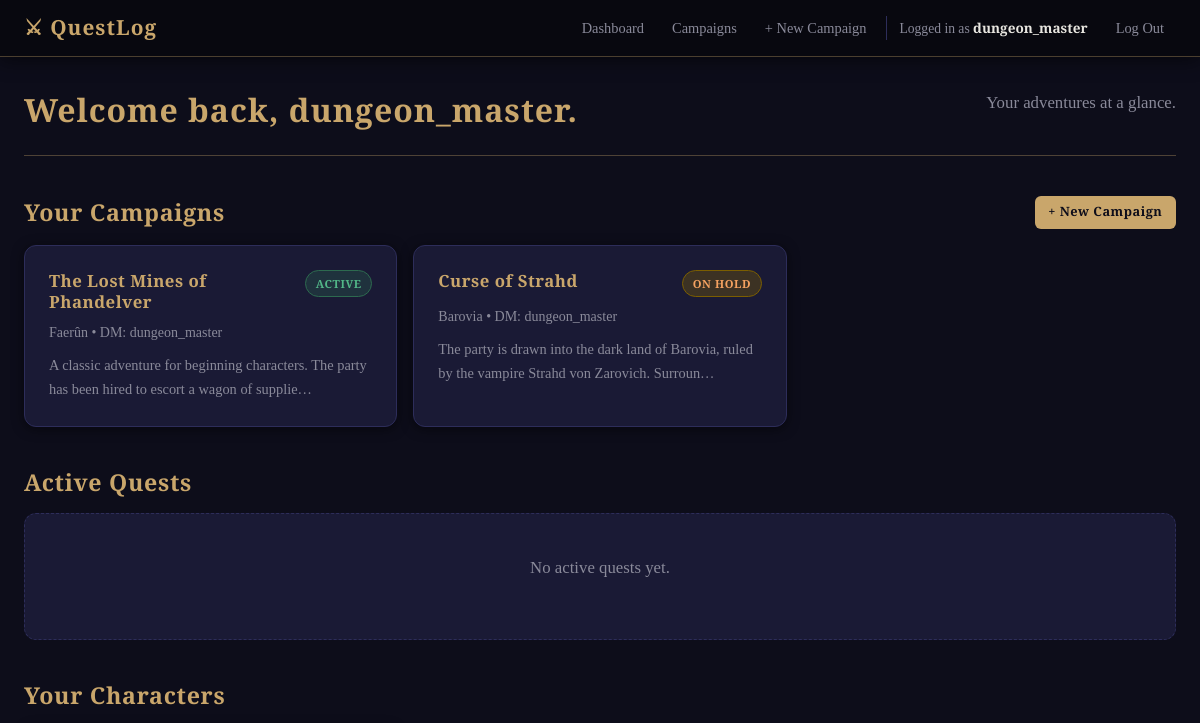
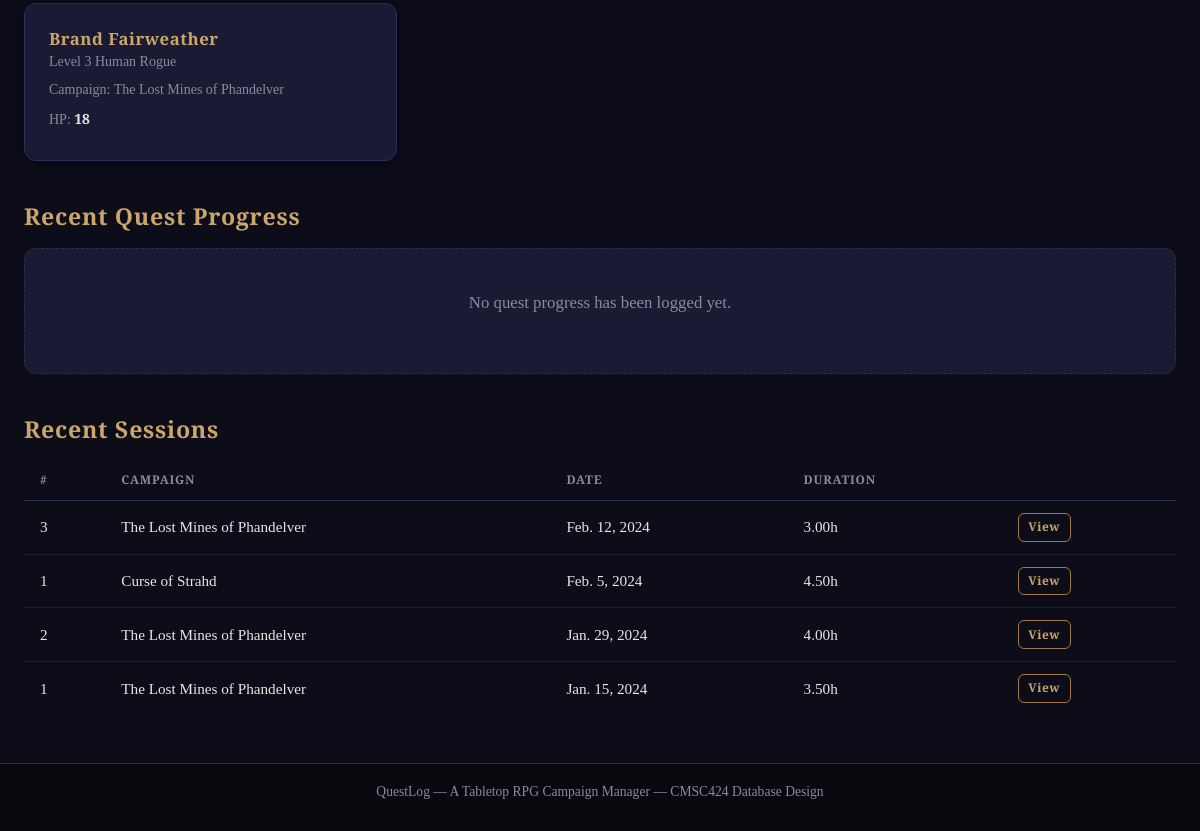
Page / (signed in) on the earlier database version (2 pictures, top to bottom).
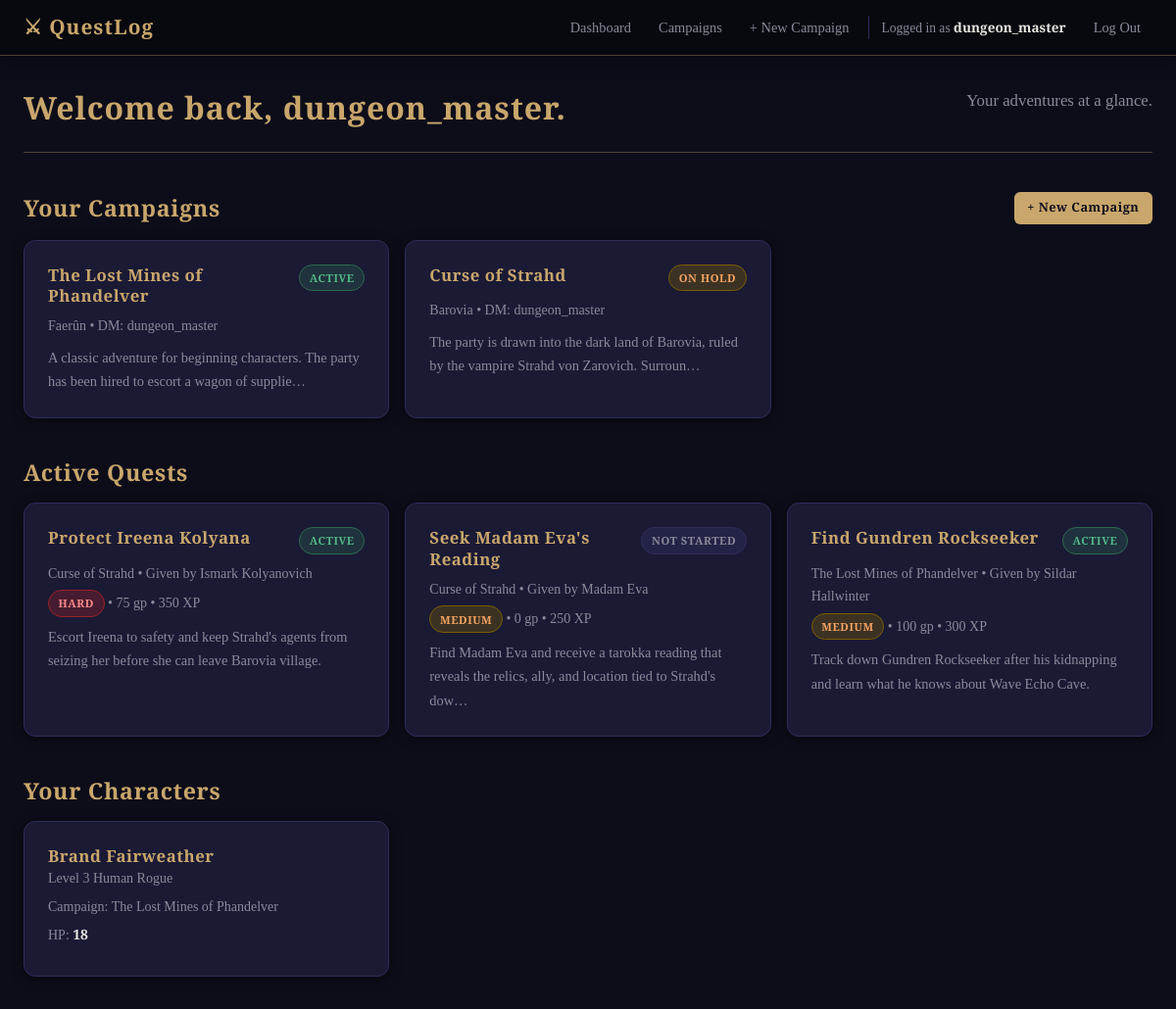
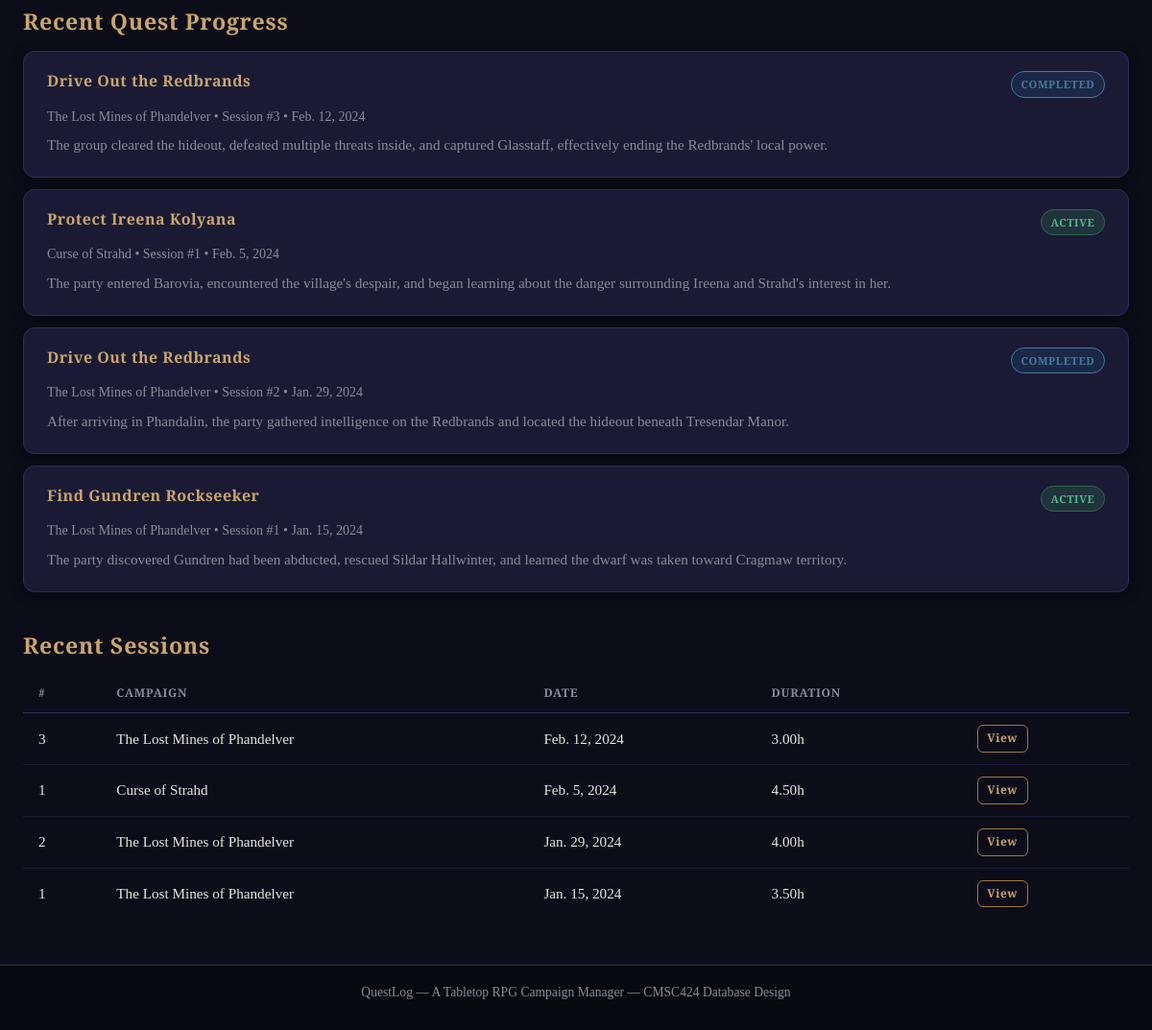
Same page on the later database version (2 pictures, top to bottom).
### campaign_manager/models.py (models this page shows, shortened)
class Campaign(models.Model):
    STATUS_CHOICES = [
        ('active',    'Active'),
        ('completed', 'Completed'),
        ('on_hold',   'On Hold'),
    ]
    name        = models.CharField(max_length=200)
    description = models.TextField(blank=True)
    world_name  = models.CharField(
        max_length=200, blank=True,
        help_text="The name of the setting or fictional world (e.g. Faerûn, Barovia)"
    )
    created_at  = models.DateTimeField(auto_now_add=True)  # Set automatically on creation
    status      = models.CharField(max_length=20, choices=STATUS_CHOICES, default='active')
    dungeon_master = models.ForeignKey(
        User,
        on_delete=models.CASCADE,
        related_name='campaigns_as_dm',
    )
    class Meta:
        ordering = ['-created_at']  # Newest campaigns first

class Character(models.Model):
    RACE_CHOICES = [
        ('human',      'Human'),
        ('elf',        'Elf'),
        ('dwarf',      'Dwarf'),
        ('halfling',   'Halfling'),
        ('gnome',      'Gnome'),
        ('half_elf',   'Half-Elf'),
        ('half_orc',   'Half-Orc'),
        ('tiefling',   'Tiefling'),
        ('dragonborn', 'Dragonborn'),
        ('other',      'Other'),
    ]
    CLASS_CHOICES = [
        ('barbarian', 'Barbarian'),
        ('bard',      'Bard'),
        ('cleric',    'Cleric'),
        ('druid',     'Druid'),
        ('fighter',   'Fighter'),
        ('monk',      'Monk'),
        ('paladin',   'Paladin'),
        ('ranger',    'Ranger'),
        ('rogue',     'Rogue'),
        ('sorcerer',  'Sorcerer'),
        ('warlock',   'Warlock'),
        ('wizard',    'Wizard'),
    ]
    name             = models.CharField(max_length=200)
    race             = models.CharField(max_length=20, choices=RACE_CHOICES, default='human')
    character_class  = models.CharField(max_length=20, choices=CLASS_CHOICES, default='fighter')
    level            = models.IntegerField(default=1)
    hit_points       = models.IntegerField(default=10)
    background_story = models.TextField(blank=True, help_text="Optional backstory for this character")
    campaign = models.ForeignKey(Campaign, on_delete=models.CASCADE, related_name='characters')
    player = models.ForeignKey(User, on_delete=models.CASCADE, related_name='characters')
    class Meta:
        ordering = ['name']

class Session(models.Model):
    session_number = models.IntegerField(
        help_text="Which session this is in the campaign (1, 2, 3, …)"
    )
    date           = models.DateField()
    duration_hours = models.DecimalField(
        max_digits=4, decimal_places=2, null=True, blank=True,
        help_text="How long the session ran, in hours (e.g., 3.5)"
    )
    summary  = models.TextField(blank=True, help_text="Recap notes for this session")
    campaign = models.ForeignKey(Campaign, on_delete=models.CASCADE, related_name='sessions')
    class Meta:
        ordering            = ['campaign', 'session_number']
        unique_together     = ('campaign', 'session_number')  # No duplicate session numbers per campaign

class Quest(models.Model):
    STATUS_CHOICES = [
        ('not_started', 'Not Started'),
        ('active', 'Active'),
        ('completed', 'Completed'),
        ('failed', 'Failed'),
    ]
    DIFFICULTY_CHOICES = [
        ('easy', 'Easy'),
        ('medium', 'Medium'),
        ('hard', 'Hard'),
        ('epic', 'Epic'),
    ]
    name = models.CharField(max_length=200)
    description = models.TextField(blank=True)
    status = models.CharField(max_length=20, choices=STATUS_CHOICES, default='not_started')
    reward_gold = models.IntegerField(default=0)
    reward_xp = models.IntegerField(default=0)
    difficulty = models.CharField(max_length=20, choices=DIFFICULTY_CHOICES, default='medium')
    campaign = models.ForeignKey(Campaign, on_delete=models.CASCADE, related_name='quests')
    given_by = models.ForeignKey(NPC, on_delete=models.CASCADE, related_name='quests_given')
    class Meta:
        ordering = ['campaign', 'name']

class NPC(models.Model):
    name = models.CharField(max_length=200)
    description = models.TextField(blank=True)
    role = models.CharField(max_length=100)
    campaign = models.ForeignKey(Campaign, on_delete=models.CASCADE, related_name='npcs')
    class Meta:
        ordering = ['campaign', 'name']

class SessionQuest(models.Model):
    session = models.ForeignKey(Session, on_delete=models.CASCADE, related_name='session_quests')
    quest = models.ForeignKey(Quest, on_delete=models.CASCADE, related_name='session_logs')
    progress_notes = models.TextField(blank=True)
    class Meta:
        unique_together = ('session', 'quest')

### campaign_manager/views.py (the view)
# urls.py: path('', views.dashboard, name='dashboard'),
@login_required
def dashboard(request):
    memberships = CampaignPlayer.objects.filter(
        user=request.user
    ).select_related('campaign', 'campaign__dungeon_master')
    campaigns = [m.campaign for m in memberships]
    characters = Character.objects.filter(
        player=request.user
    ).select_related('campaign')
    campaign_ids = [c.id for c in campaigns]
    recent_sessions = Session.objects.filter(
        campaign__in=campaign_ids
    ).select_related('campaign').order_by('-date')[:5]
    active_quests = Quest.objects.filter(
        campaign__in=campaign_ids,
        status__in=['not_started', 'active'],
    ).select_related('campaign', 'given_by').order_by('campaign__name', 'name')[:6]
    recent_quest_progress = SessionQuest.objects.filter(
        session__campaign__in=campaign_ids
    ).select_related('session', 'session__campaign', 'quest').order_by('-session__date')[:5]
    return render(request, 'campaign_manager/dashboard.html', {
        'campaigns':       campaigns,
        'characters':      characters,
        'recent_sessions': recent_sessions,
        'active_quests': active_quests,
        'recent_quest_progress': recent_quest_progress,
    })

### campaign_manager/templates/campaign_manager/dashboard.html (shortened to what this page needs)
{% extends "campaign_manager/base.html" %}
{% block content %}
<div class="page-header">
  <h1>Welcome back, {{ user.username }}.</h1>
  <p class="page-subtitle">Your adventures at a glance.</p>
</div>
<section class="dashboard-section">
  <div class="section-header">
    <h2>Your Campaigns</h2>
    <a href="{% url 'campaign_create' %}" class="btn btn-primary btn-sm">+ New Campaign</a>
  </div>
  {% if campaigns %}
    <div class="card-grid">
      {% for campaign in campaigns %}
        <a href="{% url 'campaign_detail' pk=campaign.pk %}" class="card card-link">
          <div class="card-header">
            <h3 class="card-title">{{ campaign.name }}</h3>
            <span class="badge badge-status-{{ campaign.status }}">{{ campaign.get_status_display }}</span>
          </div>
          <p class="card-meta">
            {% if campaign.world_name %}{{ campaign.world_name }} &bull; {% endif %}
            DM: {{ campaign.dungeon_master.username }}
          </p>
          {% if campaign.description %}
            <p class="card-excerpt">{{ campaign.description|truncatechars:100 }}</p>
          {% endif %}
        </a>
      {% endfor %}
    </div>
  {% else %}
    <div class="empty-state">
      <p>You haven't joined any campaigns yet.</p>
      <a href="{% url 'campaign_list' %}" class="btn btn-secondary">Browse Campaigns</a>
    </div>
  {% endif %}
</section>
<section class="dashboard-section">
  <div class="section-header">
    <h2>Active Quests</h2>
  </div>
  {% if active_quests %}
    <div class="card-grid">
      {% for quest in active_quests %}
        <a href="{% url 'quest_detail' pk=quest.pk %}" class="card card-link">
          <div class="card-header">
            <h3 class="card-title">{{ quest.name }}</h3>
            <span class="badge badge-status-{{ quest.status }}">{{ quest.get_status_display }}</span>
          </div>
          <p class="card-meta">{{ quest.campaign.name }} &bull; Given by {{ quest.given_by.name }}</p>
          <p class="card-meta">
            <span class="badge badge-difficulty-{{ quest.difficulty }}">{{ quest.get_difficulty_display }}</span>
            &bull; {{ quest.reward_gold }} gp &bull; {{ quest.reward_xp }} XP
          </p>
          {% if quest.description %}
            <p class="card-excerpt">{{ quest.description|truncatechars:110 }}</p>
          {% endif %}
        </a>
      {% endfor %}
    </div>
  {% else %}
    <div class="empty-state">
      <p>No active quests yet.</p>
    </div>
  {% endif %}
</section>
<section class="dashboard-section">
  <div class="section-header">
    <h2>Your Characters</h2>
  </div>
  {% if characters %}
    <div class="card-grid">
      {% for character in characters %}
        <a href="{% url 'character_detail' pk=character.pk %}" class="card card-link card-character">
          <h3 class="card-title">{{ character.name }}</h3>
          <p class="card-meta">
            Level {{ character.level }}
            {{ character.get_race_display }}
            {{ character.get_character_class_display }}
          </p>
          <p class="card-meta">Campaign: {{ character.campaign.name }}</p>
          <p class="card-meta">HP: <strong>{{ character.hit_points }}</strong></p>
        </a>
      {% endfor %}
    </div>
  {% else %}
    <div class="empty-state">
      <p>You don't have any characters yet. Join a campaign to create one!</p>
    </div>
  {% endif %}
</section>
<section class="dashboard-section">
  <div class="section-header">
    <h2>Recent Quest Progress</h2>
  </div>
  {% if recent_quest_progress %}
    <div class="encounter-list">
      {% for session_quest in recent_quest_progress %}
        <div class="card encounter-card">
          <div class="encounter-header">
            <h3>
              <a href="{% url 'quest_detail' pk=session_quest.quest.pk %}">{{ session_quest.quest.name }}</a>
            </h3>
            <div class="encounter-badges">
              <span class="badge badge-status-{{ session_quest.quest.status }}">
                {{ session_quest.quest.get_status_display }}
              </span>
            </div>
          </div>
          <p class="card-meta">{{ session_quest.session.campaign.name }} &bull; Session #{{ session_quest.session.session_number }} &bull; {{ session_quest.session.date }}</p>
          {% if session_quest.progress_notes %}
            <p class="encounter-description">{{ session_quest.progress_notes|truncatechars:150 }}</p>
          {% endif %}
        </div>
      {% endfor %}
    </div>
  {% else %}
    <div class="empty-state">
      <p>No quest progress has been logged yet.</p>
    </div>
  {% endif %}
</section>
<section class="dashboard-section">
  <div class="section-header">
    <h2>Recent Sessions</h2>
  </div>
  {% if recent_sessions %}
    <table class="data-table">
      <thead>
        <tr>
          <th>#</th>
          <th>Campaign</th>
          <th>Date</th>
          <th>Duration</th>
          <th></th>
        </tr>
      </thead>
      <tbody>
        {% for session in recent_sessions %}
          <tr>
            <td>{{ session.session_number }}</td>
            <td>{{ session.campaign.name }}</td>
            <td>{{ session.date }}</td>
            <td>
              {% if session.duration_hours %}
                {{ session.duration_hours }}h
              {% else %}
                -
              {% endif %}
            </td>
            <td>
              <a href="{% url 'session_detail' pk=session.pk %}" class="btn btn-secondary btn-xs">View</a>
            </td>
          </tr>
        {% endfor %}
      </tbody>
    </table>
  {% else %}
    <div class="empty-state">
      <p>No sessions recorded yet.</p>
    </div>
  {% endif %}
</section>
{% endblock %}

### campaign_manager/templates/campaign_manager/base.html (shortened to what this page needs)
<!DOCTYPE html>
<html lang="en">
<head>
  {% load static %}
  <link rel="stylesheet" href="{% static 'campaign_manager/style.css' %}">
</head>
<body>
  <nav class="navbar">
    <div class="nav-container">
      <a href="{% url 'dashboard' %}" class="nav-brand">⚔ QuestLog</a>
      <ul class="nav-links">
        {% if user.is_authenticated %}
          <li><a href="{% url 'dashboard' %}" class="nav-link">Dashboard</a></li>
          <li><a href="{% url 'campaign_list' %}" class="nav-link">Campaigns</a></li>
          <li><a href="{% url 'campaign_create' %}" class="nav-link">+ New Campaign</a></li>
          <li class="nav-user">
            Logged in as <strong>{{ user.username }}</strong>
          </li>
          <li>
            <form method="post" action="{% url 'logout' %}" style="display:inline;">
              <button type="submit" class="nav-link nav-link-btn">Log Out</button>
            </form>
          </li>
        {% else %}
          <li><a href="{% url 'login' %}" class="nav-link">Log In</a></li>
          <li><a href="{% url 'register' %}" class="nav-link btn-primary-small">Register</a></li>
        {% endif %}
      </ul>
    </div>
  </nav>
  <main class="main-content">
    <div class="container">
      {% block content %}{% endblock %}
    </div>
  </main>
  <footer class="site-footer">
    <p>QuestLog &mdash; A Tabletop RPG Campaign Manager &mdash; CMSC424 Database Design</p>
  </footer>
</body>
</html>

Differences in the rows shown:
added Quest: name "Protect Ireena Kolyana", status "ACTIVE", campaign.name "Curse of Strahd", given_by.name "Ismark Kolyanovich", difficulty "HARD", reward_gold "75", reward_xp "350", description "Escort Ireena to safety and keep Strahd's agents from seizing her before she can leave Barovia village."
added Quest: name "Seek Madam Eva's Reading", status "NOT STARTED", campaign.name "Curse of Strahd", given_by.name "Madam Eva", difficulty "MEDIUM", reward_gold "0", reward_xp "250", description "Find Madam Eva and receive a tarokka reading that reveals the relics, ally, and location tied to Strahd's dow…"
added Quest: name "Find Gundren Rockseeker", status "ACTIVE", campaign.name "The Lost Mines of Phandelver", given_by.name "Sildar Hallwinter", difficulty "MEDIUM", reward_gold "100", reward_xp "300", description "Track down Gundren Rockseeker after his kidnapping and learn what he knows about Wave Echo Cave."
added SessionQuest: quest.name "Drive Out the Redbrands", quest.status "COMPLETED", session.campaign.name "The Lost Mines of Phandelver", session.session_number "3", session "Feb. 12, 2024", progress_notes "The group cleared the hideout, defeated multiple threats inside, and captured Glasstaff, effectively ending the Redbrands' local power."
added SessionQuest: quest.name "Protect Ireena Kolyana", quest.status "ACTIVE", session.campaign.name "Curse of Strahd", session.session_number "1", session "Feb. 5, 2024", progress_notes "The party entered Barovia, encountered the village's despair, and began learning about the danger surrounding Ireena and Strahd's interest in her."
added SessionQuest: quest.name "Drive Out the Redbrands", quest.status "COMPLETED", session.campaign.name "The Lost Mines of Phandelver", session.session_number "2", session "Jan. 29, 2024", progress_notes "After arriving in Phandalin, the party gathered intelligence on the Redbrands and located the hideout beneath Tresendar Manor."
added SessionQuest: quest.name "Find Gundren Rockseeker", quest.status "ACTIVE", session.campaign.name "The Lost Mines of Phandelver", session.session_number "1", session "Jan. 15, 2024", progress_notes "The party discovered Gundren had been abducted, rescued Sildar Hallwinter, and learned the dwarf was taken toward Cragmaw territory."
Other differences:
text no longer shown: "No active quests yet. No quest progress has been logged yet."
